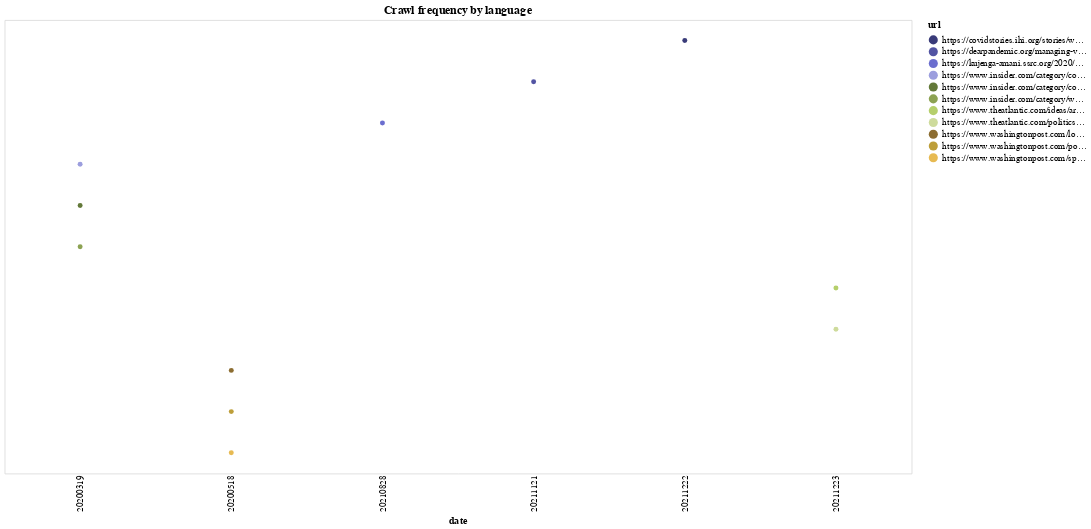

Notebook source saved alongside this figure:
### Code cell
# Let's try a scatter plot
# source = data.cars()


# Another example of altair chart, in the form of a flowchart
alt.data_transformers.disable_max_rows()

selection = alt.selection_multi(fields=['language'], bind='legend')

crawl_stream = (
    alt.Chart(web_pages_topURL)
        .mark_circle()
        .encode(
            alt.Tooltip("date"),
            alt.X('date:O',
                axis=alt.Axis(domain=False, tickSize=0)
            ),
            alt.Y('url:O', stack='center', axis=None),
            alt.Color('url:N',
                scale=alt.Scale(scheme='category20b'),
            ),
            opacity=alt.condition(selection, alt.value(1), alt.value(0.2))
    ).interactive().add_selection(
            selection
        )
)

crawl_stream.properties(width=1000, height=500, title="Crawl frequency by language")

### Figure 1 — Vega-Lite specification as saved in the notebook (floating-point values rounded to 4 significant figures)
{"config": {"view": {"continuousWidth": 400, "continuousHeight": 300}}, "data": {"name": "data-f8d68fc5ae9ce4ed6b6f50e94e52825c"}, "mark": "circle", "encoding": {"color": {"type": "nominal", "field": "url", "scale": {"scheme": "category20b"}}, "opacity": {"condition": {"value": 1, "selection": "selector001"}, "value": 0.2}, "tooltip": {"type": "nominal", "field": "date"}, "x": {"type": "ordinal", "axis": {"domain": false, "tickSize": 0}, "field": "date"}, "y": {"type": "ordinal", "axis": null, "field": "url", "stack": "center"}}, "height": 500, "selection": {"selector002": {"type": "interval", "bind": "scales", "encodings": ["x", "y"]}, "selector001": {"type": "multi", "fields": ["language"], "bind": "legend"}}, "title": "Crawl frequency by language", "width": 1000, "$schema": "https://vega.github.io/schema/vega-lite/v4.8.1.json", "datasets": {"data-f8d68fc5ae9ce4ed6b6f50e94e52825c": [{"url": "https://www.theatlantic.com/ideas/archive/2021/08/fda-delays-carry-death-toll/619871/", "crawl_date": "20211223095502", "0": "2", "date": "20211223"}, {"url": "https://www.washingtonpost.com/sports/2020/05/16/nascar-fires-up-its-engines-sunday-hoping-lead-sports-return-quarantine/?itid=mc_magnet-coronavirus_18", "crawl_date": "20200518023652", "0": "2", "date": "20200518"}, {"url": "https://www.washingtonpost.com/politics/2020/05/17/eric-trump-coronavirus/?itid=mc_magnet-coronavirus_11", "crawl_date": "20200518072326", "0": "2", "date": "20200518"}, {"url": "https://www.washingtonpost.com/local/coronavirus-cases-in-washington-region-continue-to-rise-as-officials-allow-some-businesses-to-reopen-and-announce-new-testing-sites/2020/05/17/8bbdc27e-970b-11ea-91d7-cf4423d47683_story.html?itid=mc_magnet-coronavirus_14", "crawl_date": "20200518115407", "0": "2", "date": "20200518"}, {"url": "https://covidstories.ihi.org/stories/we-dont-know-who-may-be-compromised-and-who-may-be-compromising-health-and-wellness-others", "crawl_date": "20211222175640", "0": "2", "date": "20211222"}, {"url": "https://www.insider.com/category/coronavirus", "crawl_date": "20200319215015", "0": "2", "date": "20200319"}, {"url": "https://www.insider.com/category/coronavirus?width=600&format=jpeg&auto=webp", "crawl_date": "20200319215149", "0": "2", "date": "20200319"}, {"url": "https://kujenga-amani.ssrc.org/2020/10/29/the-future-after-the-covid-19-pandemic-remote-work-in-south-africa/", "crawl_date": "20210828133721", "0": "2", "date": "20210828"}, {"url": "https://www.theatlantic.com/politics/archive/2021/08/are-schools-requiring-masks-students/619777/", "crawl_date": "20211223054028", "0": "2", "date": "20211223"}, {"url": "https://www.insider.com/category/wuhan-coronavirus", "crawl_date": "20200319215305", "0": "2", "date": "20200319"}, {"url": "https://dearpandemic.org/managing-virtual-school/", "crawl_date": "20211121113648", "0": "2", "date": "20211121"}]}}
